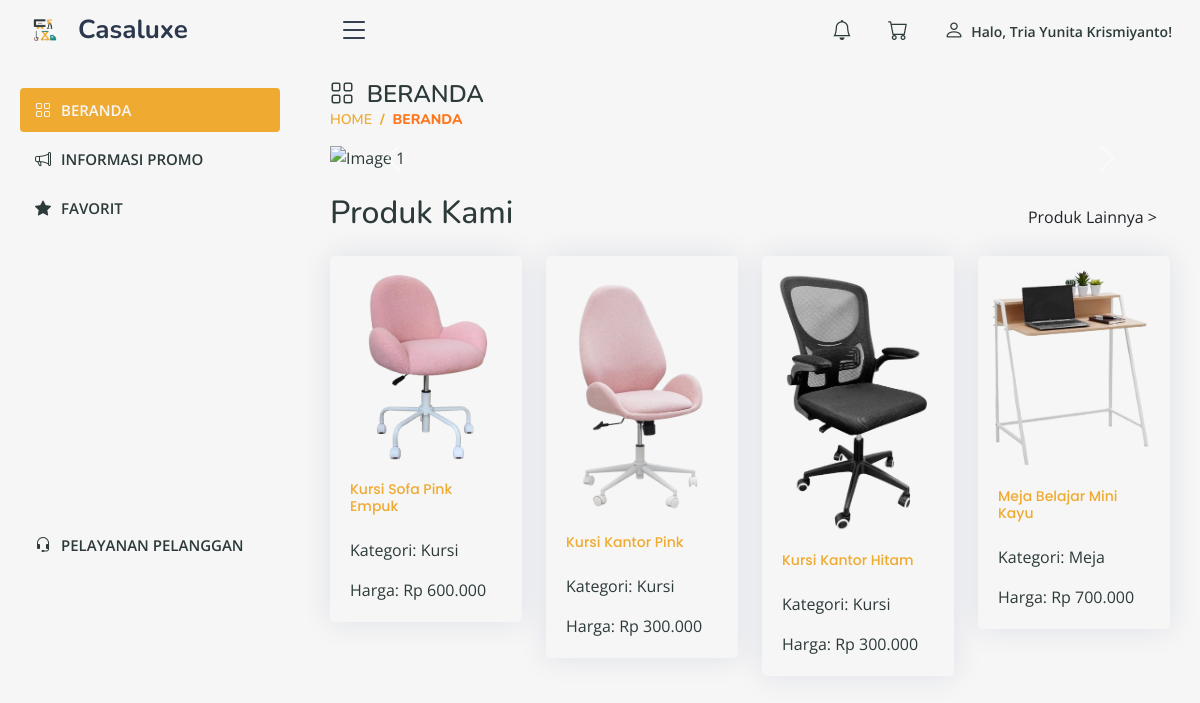
Screenshot of /user/index.php (signed in) with the database file from the repository.
### tables this page shows
CREATE TABLE `produk` (
  `id_produk` int(11) NOT NULL,
  `nama_produk` varchar(255) NOT NULL,
  `deskripsi` text NOT NULL,
  `harga` decimal(10,2) NOT NULL,
  `stok` int(11) NOT NULL,
  `id_kategori` int(11) NOT NULL,
  `created_at` datetime NOT NULL,
  `updated_at` datetime NOT NULL,
  `gambar` varchar(255) NOT NULL
);

CREATE TABLE `kategori` (
  `id_kategori` int(11) NOT NULL,
  `nama_kategori` varchar(255) NOT NULL,
  `deskripsi` text DEFAULT NULL,
  `created_at` datetime NOT NULL DEFAULT current_timestamp()
);

### user/index.php (the view, shortened to what this page needs)
<?php
require "../db.php";
?>
<!DOCTYPE html>
<html lang="en">
<head>
  <link href="../assets/vendor/bootstrap/css/bootstrap.min.css" rel="stylesheet">
  <link href="../assets/vendor/bootstrap-icons/bootstrap-icons.css" rel="stylesheet">
  <link href="../assets/vendor/boxicons/css/boxicons.min.css" rel="stylesheet">
  <link href="../assets/vendor/quill/quill.snow.css" rel="stylesheet">
  <link href="../assets/vendor/quill/quill.bubble.css" rel="stylesheet">
  <link href="../assets/vendor/remixicon/remixicon.css" rel="stylesheet">
  <link href="../assets/vendor/simple-datatables/style.css" rel="stylesheet">
  <link href="../assets/css/style.css" rel="stylesheet">
</head>
<body>
  <?php require "atas.php"; ?>
  <?php require "menu.php"; ?>
  <main id="main" class="main">
    <div class="pagetitle">
      <h1><i class="bi bi-grid"></i>&nbsp; BERANDA</h1>
      <nav>
        <ol class="breadcrumb">
          <li class="breadcrumb-item"><a href="index.php">HOME</a></li>
          <li class="breadcrumb-item active">BERANDA</li>
        </ol>
      </nav>
    </div>
    <section class="section dashboard">
      <div class="row">
        <div class="col-lg-12">
          <div id="carouselExample" class="carousel slide" data-bs-ride="carousel">
            <div class="carousel-inner">
              <div class="carousel-item active">
                <img src="../assets/img/SLIDE 1.png" class="d-block w-100" alt="Image 1">
              </div>
            </div>
            <button class="carousel-control-prev" type="button" data-bs-target="#carouselExample" data-bs-slide="prev">
              <span class="carousel-control-prev-icon" aria-hidden="true"></span>
            </button>
            <button class="carousel-control-next" type="button" data-bs-target="#carouselExample" data-bs-slide="next">
              <span class="carousel-control-next-icon" aria-hidden="true"></span>
            </button>
          </div>
          <div class="d-flex justify-content-between align-items-center mb-3">
            <h2>Produk Kami</h2>
            <a href="produk.php" class="btn btn-clear">Produk Lainnya  ></a>
          </div>
          <div class="row">
            <?php
            $query = "SELECT p.nama_produk, p.harga, k.nama_kategori, p.gambar
                      FROM produk p
                      JOIN kategori k ON p.id_kategori = k.id_kategori
                      LIMIT 4";
            $result = mysqli_query($kon, $query);
            while ($product = mysqli_fetch_assoc($result)) {
              echo '<div class="col-lg-3 col-md-6 col-sm-12 mb-4">';
              echo '  <div class="card">';
              echo '    <img src="../uploads/' . $product['gambar'] . '" class="card-img-top" alt="' . $product['nama_produk'] . '">';
              echo '    <div class="card-body">';
              echo '      <h5 class="card-title">' . $product['nama_produk'] . '</h5>';
              echo '      <p class="card-text">Kategori: ' . $product['nama_kategori'] . '</p>';
              echo '      <p class="card-text">Harga: Rp ' . number_format($product['harga'], 0, ',', '.') . '</p>';
              echo '    </div>';
              echo '  </div>';
              echo '</div>';
            }
            ?>
          </div>
        </div>
      </div>
    </section>
  </main>
</body>
</html>

### assets/css/style.css (style rules this page uses)
:root { scroll-behavior: smooth; }
body { font-family: "Open Sans", sans-serif; background: #f6f6f6; color: #2D3A3A; }
a { color: #2D3A3A; text-decoration: none; }
h1, h2, h3, h4, h5, h6 { font-family: "Nunito", sans-serif; }
#main { margin-top: 60px; padding: 20px 30px; transition: all 0.3s; }
.pagetitle { margin-bottom: 10px; }
.pagetitle h1 { font-size: 24px; margin-bottom: 0; font-weight: 600; color: #2D3A3A; }
.card { margin-bottom: 30px; border: none; border-radius: 5px; box-shadow: 0px 0 30px rgba(1, 41, 112, 0.1); background-color: #f6f6f6; }
.card-title { padding: 20px 0 15px 0; font-size: 14px; font-weight: 500; color: #EFAA31; font-family: "Poppins", sans-serif; }
.card-body { padding: 0 20px 20px 20px; }
.breadcrumb { font-size: 14px; font-family: "Nunito", sans-serif; color: #EFAA31; font-weight: 600; }
.breadcrumb a { color: #EFAA31; transition: 0.3s; }
.breadcrumb .breadcrumb-item::before { color: #EFAA31; }
.breadcrumb .active { color: #ff771d; font-weight: 800; }
@media (min-width: 1200px) { #main, #footer { margin-left: 300px; } }

### rows the page displays
produk: gambar (picture), nama_produk "Kursi Sofa Pink Empuk", id_kategori.nama_kategori "Kursi", harga "600.000"
produk: gambar (picture), nama_produk "Kursi Kantor Pink", id_kategori.nama_kategori "Kursi", harga "300.000"
produk: gambar (picture), nama_produk "Kursi Kantor Hitam", id_kategori.nama_kategori "Kursi", harga "300.000"
produk: gambar (picture), nama_produk "Meja Belajar Mini Kayu", id_kategori.nama_kategori "Meja", harga "700.000"

### other values shown
$_SESSION["user"] "Tria Yunita Krismiyanto"
